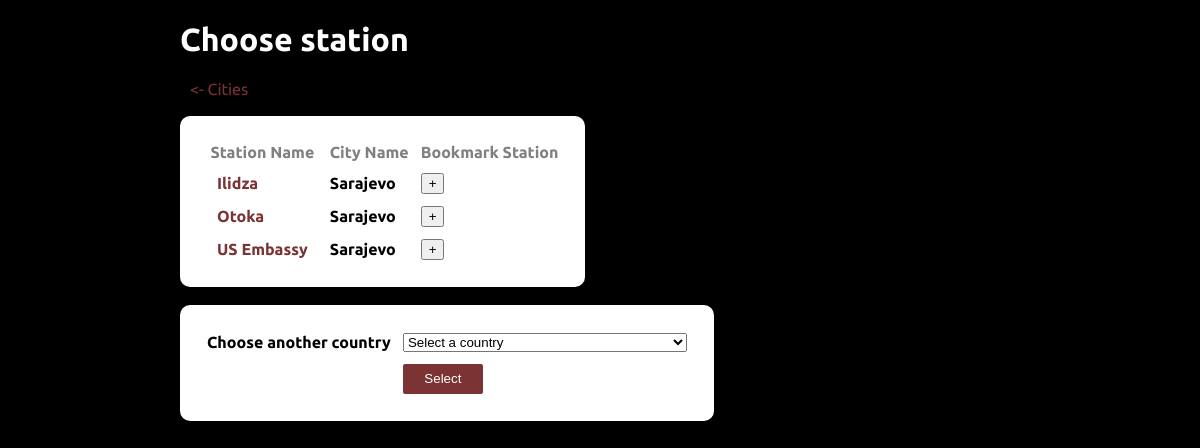
/linksStations.php?CityID=34, run on the app's committed database.
### tables this page shows
CREATE TABLE `stations` (
  `StationID` int(11) NOT NULL,
  `StationName` varchar(255) NOT NULL,
  `Address` varchar(255) NOT NULL,
  `CityFK` int(11) NOT NULL
);

CREATE TABLE `cities` (
  `CityID` int(11) NOT NULL,
  `CityName` varchar(225) NOT NULL,
  `CountryFK` int(11) NOT NULL
);

### linksStations.php (the view, shortened to what this page needs)
<?php
include ('database.php');
?>
<!DOCTYPE html>
<html>
<head>
    <link rel="stylesheet" href="styles.css">
</head>
<body>
<h1>Choose station</h1>
<a href="linksCities.php"><- Cities</a><br><br>
<?php
$selected = $_GET['CityID'];
$queryultima = "SELECT `s`.`StationID`, `s`.`StationName`, `cit`.`CityName` from cities cit, stations s where s.CityFK=cit.CityID and cit.CityID='$selected'  ORDER BY `s`.`StationName`";
$result = mysqli_query($con, $queryultima);
?>
<table>
    <tr>
        <th>Station Name</th>
        <th>City Name</th>
        <th>Bookmark Station</th>
    </tr>
    <?php while($row = mysqli_fetch_assoc($result)){ logConsole("row",$row['CityName']);?>
        <td> <a href="linksMeasurments.php?StationID=<?php echo $row['StationID'] ?>"> <?php echo $row['StationName'] ?></a></td>
        <td>  <?php echo $row['CityName'] ?> </td>
        <td> <form action="addBookmark.php" >
                <input type="submit" name="<?php echo $row['StationName'] ?>" value="+" />
            </form>
        </td>
    <?php } ?>
</table> <br>
<form action="linksChangeCountry.php" method="get">
    <table>
        <tr><td>Choose another country</td>
            <td>
                <select name="CountryID" id="CountryID">
                    <option value=""> Select a country </option>
                </select>
            </td>
        </tr>
        <tr><td></td>
            <td>
                <button type="submit">Select</button>
            </td>
        </tr>
    </table>
</form>
</body>
</html>

### styles.css (style rules this page uses)
html { background-color: black; }
table { border: 2px; color: black; background-color: white; border-radius: 10px; padding: 20px; font-weight: bold; }
h1,h2,h3,h4,h5,h6 { color: white; }
th { color: gray; padding: 5px; font-weight: bold; }
td { padding: 5px; }
button { background-color: #7c3333; color: white; width: 80px; height: 30px; border: none; border-radius: 2px; }
body { width: 70%; margin: auto; background-color: black; font-family: "Ubuntu"; }
a { color: #7c3333; margin:5px; padding: 5px; text-decoration: none; font-family: "Ubuntu"; }

### data on the page
stations: StationName "Ilidza", CityFK.CityName "Sarajevo"
stations: StationName "Otoka", CityFK.CityName "Sarajevo"
stations: StationName "US Embassy", CityFK.CityName "Sarajevo"
